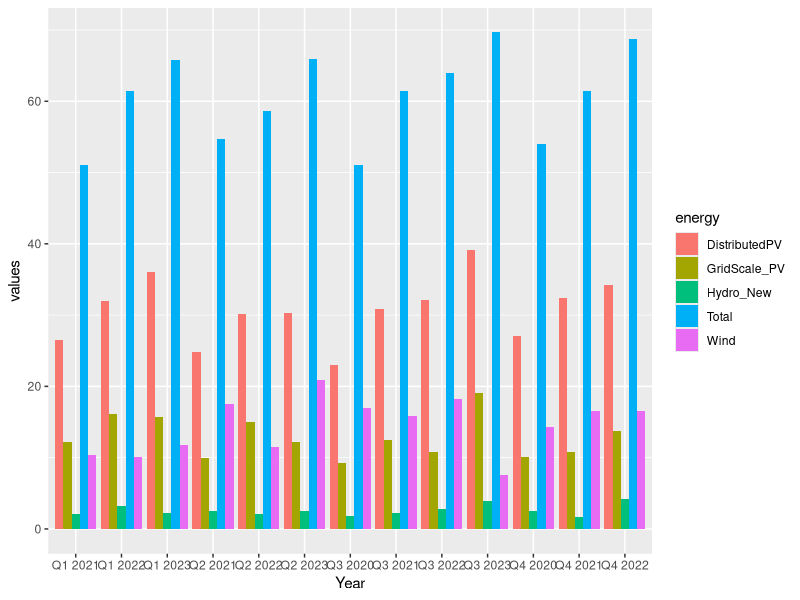
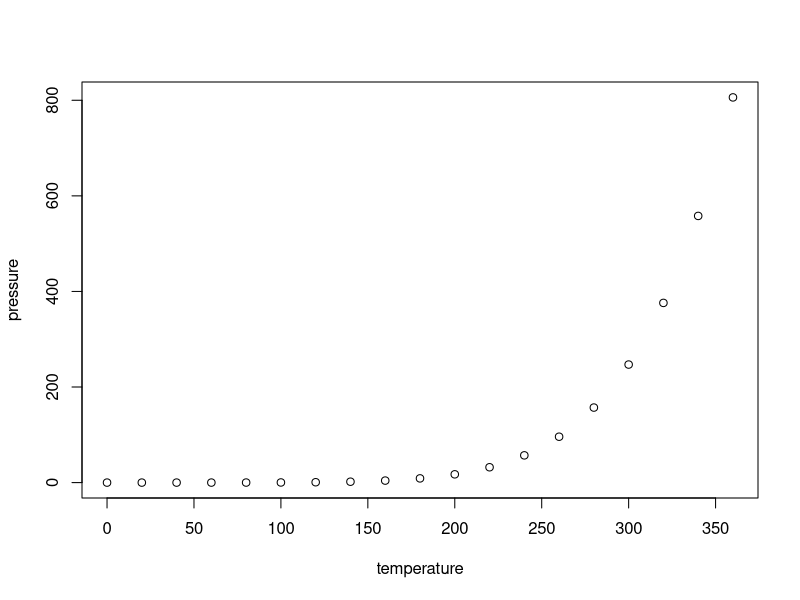

These charts were generated, in order, by the following R code:
## ---- chunk 1
knitr::opts_chunk$set(echo = TRUE)
## ---- chunk 2
library(tidyverse)
NEM_Data <- read_csv("data/NEM_Data.csv")
View(NEM_Data)
## ---- chunk 3
 New_NEM_Data <- NEM_Data %>%
 mutate(GridScale_PV = Grid_Scale_PV - Wind) %>%
 mutate(DistributedPV = Distributed_PV - Grid_Scale_PV) %>%
 mutate(Hydro_New = Hydro - Distributed_PV) %>%
 mutate(Total = Wind + GridScale_PV + DistributedPV + Hydro_New) %>% 
  select(Year, Wind, GridScale_PV, DistributedPV, Hydro_New, Total)
## ---- chunk 4
New_NEM_Data %>% 
  rename(Grid_Scale_PV = GridScale_PV) %>%
  rename(Distributed_PV = DistributedPV) %>%
  rename(Hydro = Hydro_New)
## ---- chunk 5
New_NEM_Data |>
  pivot_longer(
    cols = Wind:Total,
    names_to = "energy",
    values_to = "values") %>%
ggplot(aes(x = Year, y = values, fill = energy)) +
geom_bar(position = "dodge", stat = "identity")

## ---- chunk 6

## ---- chunk 7
summary(cars)
## ---- chunk 8
plot(pressure)
